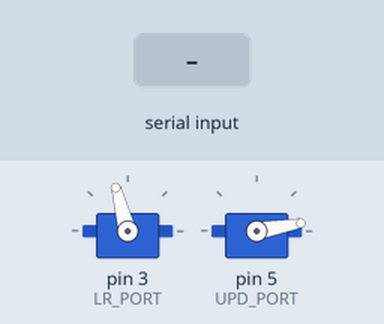
This sketch was run on a simulated Arduino Uno, built with avr-gcc and run on an emulated ATmega328P. Shown: 2 × servo. The inputs (shaded band) are chosen by the test bench.

Above: at 1.2 s.
1.3 s: "1" received over Serial
At 2.5 s:
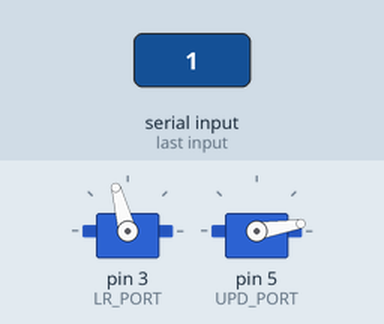
2.8 s: "3" received over Serial
At 3.8 s:
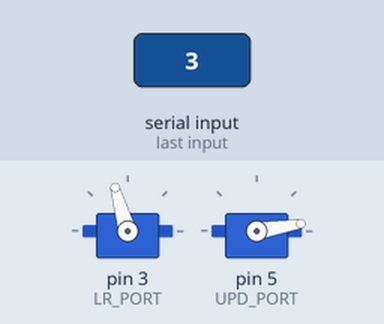
Timing chart, 0 to 5.8 s (numbered marks = the images above; inputs shaded):
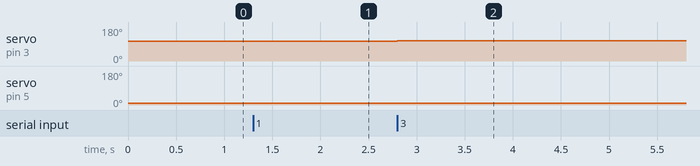

The sketch:

SeriesCommunicate.ino
```cpp
#include<Servo.h>

Servo lr_servo;
Servo upd_servo;

const int MOVE_SPEED =1;

const int LR_PORT = 3;
const int UPD_PORT = 5;

int upd_servo_loc=10;
int lr_servo_loc=105;

int index = 0;
char strValue[10];

void setup() {
  // put your setup code here, to run once:
  Serial.begin(9600);
  lr_servo.attach(LR_PORT);
  upd_servo.attach(UPD_PORT);

  lr_servo.write(lr_servo_loc);
  upd_servo.write(upd_servo_loc);
}


void down(){
  if (upd_servo_loc < 160 - MOVE_SPEED){
    upd_servo_loc = upd_servo_loc + MOVE_SPEED;
    upd_servo.write(upd_servo_loc);
  }
}

void up(){
  if (upd_servo_loc > 0 + MOVE_SPEED){
    upd_servo_loc = upd_servo_loc - MOVE_SPEED;
    upd_servo.write(upd_servo_loc);
  }
}

void left(){
  if (lr_servo_loc < 160 - MOVE_SPEED){
    lr_servo_loc = lr_servo_loc + MOVE_SPEED;
    lr_servo.write(lr_servo_loc);
  }
}

void right(){
  if (lr_servo_loc < 160 + MOVE_SPEED){
    lr_servo_loc = lr_servo_loc - MOVE_SPEED;
    lr_servo.write(lr_servo_loc);
  }
}

void loop() {
  // put your main code here, to run repeatedly:

  if (Serial.available()){
    switch (Serial.read()){
      case '1': up();
                break;
      case '2': down();
                break;
      case '3': left();
                break;
      case '4': right();
                break;
      default: break;

    }
  }

}
```

Measured:
- after the input at 1.3 s, servo on pin 5 (UPD_PORT): 10° → 9° at once
- after the input at 2.8 s, servo on pin 3 (LR_PORT): 105° → 106° at once
